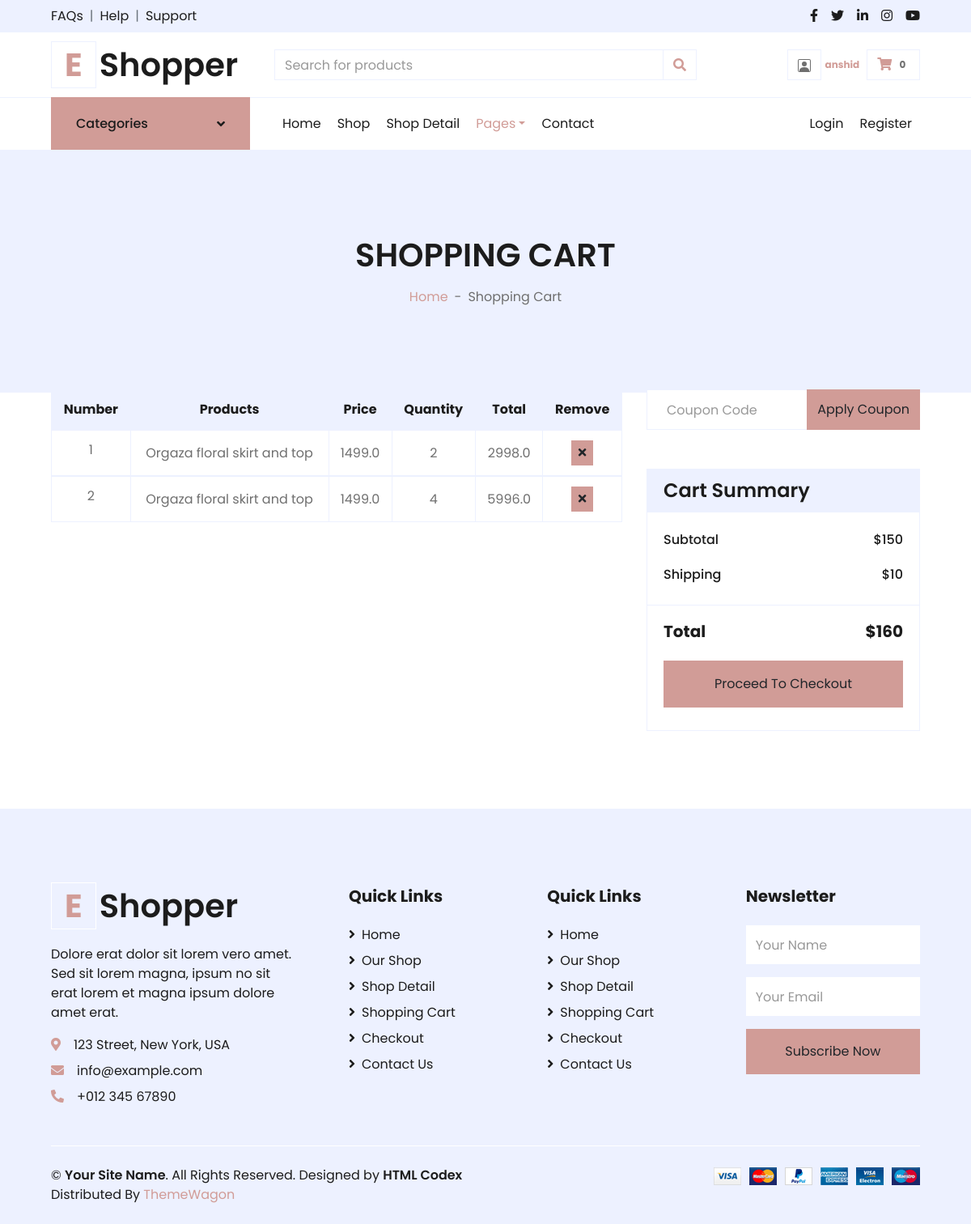
The page /cart_page (signed in) on the database its author committed.
### FrontendApp/models.py (models this page shows)
class cartdb(models.Model):
    user = models.ForeignKey(User,on_delete=models.CASCADE,null=True,blank=True)
    P_name = models.CharField(max_length=25, null=True, blank=True)
    P_image = models.ImageField(upload_to="cart_image",null=True,blank=True)
    Price = models.FloatField(null=True, blank=True,max_length=10)
    Total_price=models.FloatField(null=True,blank=True,max_length=10)
    Quantity = models.CharField(max_length=20, null=True, blank=True)

### FrontendApp/views.py (the view)
# urls.py: path('cart_page',views.cart_page,name="cart_page"),
def cart_page(request):
    data=CategoryDb.objects.all()
    cart_data=cartdb.objects.filter(user=request.user)
    context={
        'data':data,
        "cart_data":cart_data
    }
    return render(request, "cart_page.html",context)

### FrontendApp/templates/cart_page.html (shortened to what this page needs)
<!DOCTYPE html>
{% load static %}
<html lang="en">
<head>
    <link href="https://cdnjs.cloudflare.com/ajax/libs/font-awesome/5.10.0/css/all.min.css" rel="stylesheet">
    <link href="{% static 'frontend/lib/owlcarousel/assets/owl.carousel.min.css' %}" rel="stylesheet">
    <link href="{% static 'frontend/css/style.css' %}" rel="stylesheet">
</head>
<body>
    <div class="container-fluid">
        <div class="row bg-secondary py-2 px-xl-5">
            <div class="col-lg-6 d-none d-lg-block">
                <div class="d-inline-flex align-items-center">
                    <a class="text-dark" href="">FAQs</a>
                    <span class="text-muted px-2">|</span>
                    <a class="text-dark" href="">Help</a>
                    <span class="text-muted px-2">|</span>
                    <a class="text-dark" href="">Support</a>
                </div>
            </div>
            <div class="col-lg-6 text-center text-lg-right">
                <div class="d-inline-flex align-items-center">
                    <a class="text-dark px-2" href="">
                        <i class="fab fa-facebook-f"></i>
                    </a>
                    <a class="text-dark px-2" href="">
                        <i class="fab fa-twitter"></i>
                    </a>
                    <a class="text-dark px-2" href="">
                        <i class="fab fa-linkedin-in"></i>
                    </a>
                    <a class="text-dark px-2" href="">
                        <i class="fab fa-instagram"></i>
                    </a>
                    <a class="text-dark pl-2" href="">
                        <i class="fab fa-youtube"></i>
                    </a>
                </div>
            </div>
        </div>
        <div class="row align-items-center py-3 px-xl-5">
            <div class="col-lg-3 d-none d-lg-block">
                <a href="" class="text-decoration-none">
                    <h1 class="m-0 display-5 font-weight-semi-bold"><span class="text-primary font-weight-bold border px-3 mr-1">E</span>Shopper</h1>
                </a>
            </div>
            <div class="col-lg-6 col-6 text-left">
                <form action="">
                    <div class="input-group">
                        <input type="text" class="form-control" placeholder="Search for products">
                        <div class="input-group-append">
                            <span class="input-group-text bg-transparent text-primary">
                                <i class="fa fa-search"></i>
                            </span>
                        </div>
                    </div>
                </form>
            </div>
            <div class="col-lg-3 col-6 text-right">
                <a href="" class="btn border">
                    {% if request.user.username %}
                    <a href=""><span  class="badge">{{request.user.username}}</span></a>
                    {% else %}
                    <a href="{% url 'User_login' %}"><span  class="badge">Login</span></a>
                </a>{% endif %}
                <a href="{% url 'cart_page' %}" class="btn border">
                    <i class="fas fa-shopping-cart text-primary"></i>
                    <span class="badge">0</span>
                </a>
            </div>
        </div>
    </div>
    <div class="container-fluid">
        <div class="row border-top px-xl-5">
            <div class="col-lg-3 d-none d-lg-block">
                <a class="btn shadow-none d-flex align-items-center justify-content-between bg-primary text-white w-100" data-toggle="collapse" href="#navbar-vertical" style="height: 65px; margin-top: -1px; padding: 0 30px;">
                    <h6 class="m-0">Categories</h6>
                    <i class="fa fa-angle-down text-dark"></i>
                </a>
            </div>
            <div class="col-lg-9">
                <nav class="navbar navbar-expand-lg bg-light navbar-light py-3 py-lg-0 px-0">
                    <div class="collapse navbar-collapse justify-content-between" id="navbarCollapse">
                        <div class="navbar-nav mr-auto py-0">
                            <a href="{% url 'Home_page' %}" class="nav-item nav-link">Home</a>
                            <a href="shop.html" class="nav-item nav-link">Shop</a>
                            <a href="detail.html" class="nav-item nav-link">Shop Detail</a>
                            <div class="nav-item dropdown">
                                <a href="#" class="nav-link dropdown-toggle active" data-toggle="dropdown">Pages</a>
                            </div>
                            <a href="{% url 'Contact_us' %}" class="nav-item nav-link">Contact</a>
                        </div>
                        <div class="navbar-nav ml-auto py-0">
                            <a href="" class="nav-item nav-link">Login</a>
                            <a href="" class="nav-item nav-link">Register</a>
                        </div>
                    </div>
                </nav>
            </div>
        </div>
    </div>
    <div class="container-fluid bg-secondary mb-5">
        <div class="d-flex flex-column align-items-center justify-content-center" style="min-height: 300px">
            <h1 class="font-weight-semi-bold text-uppercase mb-3">Shopping Cart</h1>
            <div class="d-inline-flex">
                <p class="m-0"><a href="{% url 'Home_page' %}">Home</a></p>
                <p class="m-0 px-2">-</p>
                <p class="m-0">Shopping Cart</p>
            </div>
        </div>
    </div>
    <div class="container-fluid pt-5 myclass" >
        <div class="row px-xl-5 ">
            <div class="col-lg-8 table-responsive mb-5">
                <table class="table table-bordered text-center mb-0">
                    <thead class="bg-secondary text-dark">
                        <tr>
                            <th>Number</th>
                            <th>Products</th>
                            <th>Price</th>
                            <th>Quantity</th>
                            <th>Total</th>
                            <th>Remove</th>
                        </tr>
                    </thead>
                    <tbody class="align-middle">
                        {% for i in cart_data %}
                        <tr>
                            <td></td>
                            <td class="align-middle"><img src="{{i.P_image.url}}" alt="" style="width: 50px;">{{i.P_name}}</td>
                            <td class="align-middle">{{i.Price}}</td>
                            <td class="align-middle">
                               {{i.Quantity}}
                            </td>
                            <td class="align-middle">{{i.Total_price}}</td>
                            <td class="align-middle">
                                <form action="{% url 'cart_delete' dataid=i.id  %}">
                                <button class="btn btn-sm btn-primary"><i class="fa fa-times"></i></button></td>
                        </tr>
                    </tbody>{% endfor %}
                </table>
            </div>
            <div class="col-lg-4">
                <form class="mb-5" action="">
                    <div class="input-group">
                        <input type="text" class="form-control p-4" placeholder="Coupon Code">
                        <div class="input-group-append">
                            <button class="btn btn-primary">Apply Coupon</button>
                        </div>
                    </div>
                </form>
                <div class="card border-secondary mb-5">
                    <div class="card-header bg-secondary border-0">
                        <h4 class="font-weight-semi-bold m-0">Cart Summary</h4>
                    </div>
                    <div class="card-body">
                        <div class="d-flex justify-content-between mb-3 pt-1">
                            <h6 class="font-weight-medium">Subtotal</h6>
                            <h6 class="font-weight-medium">$150</h6>
                        </div>
                        <div class="d-flex justify-content-between">
                            <h6 class="font-weight-medium">Shipping</h6>
                            <h6 class="font-weight-medium">$10</h6>
                        </div>
                    </div>
                    <div class="card-footer border-secondary bg-transparent">
                        <div class="d-flex justify-content-between mt-2">
                            <h5 class="font-weight-bold">Total</h5>
                            <h5 class="font-weight-bold">$160</h5>
                        </div>
                        <button class="btn btn-block btn-primary my-3 py-3">Proceed To Checkout</button>
                    </div>
                </div>
            </div>
        </div>
    </div>
    <div class="container-fluid bg-secondary text-dark mt-5 pt-5">
        <div class="row px-xl-5 pt-5">
            <div class="col-lg-4 col-md-12 mb-5 pr-3 pr-xl-5">
                <a href="" class="text-decoration-none">
                    <h1 class="mb-4 display-5 font-weight-semi-bold"><span class="text-primary font-weight-bold border border-white px-3 mr-1">E</span>Shopper</h1>
                </a>
                <p>Dolore erat dolor sit lorem vero amet. Sed sit lorem magna, ipsum no sit erat lorem et magna ipsum dolore amet erat.</p>
                <p class="mb-2"><i class="fa fa-map-marker-alt text-primary mr-3"></i>123 Street, New York, USA</p>
                <p class="mb-2"><i class="fa fa-envelope text-primary mr-3"></i>info@example.com</p>
                <p class="mb-0"><i class="fa fa-phone-alt text-primary mr-3"></i>+012 345 67890</p>
            </div>
            <div class="col-lg-8 col-md-12">
                <div class="row">
                    <div class="col-md-4 mb-5">
                        <h5 class="font-weight-bold text-dark mb-4">Quick Links</h5>
                        <div class="d-flex flex-column justify-content-start">
                            <a class="text-dark mb-2" href="{% url 'Home_page' %}"><i class="fa fa-angle-right mr-2"></i>Home</a>
                            <a class="text-dark mb-2" href="shop.html"><i class="fa fa-angle-right mr-2"></i>Our Shop</a>
                            <a class="text-dark mb-2" href="detail.html"><i class="fa fa-angle-right mr-2"></i>Shop Detail</a>
                            <a class="text-dark mb-2" href="cart.html"><i class="fa fa-angle-right mr-2"></i>Shopping Cart</a>
                            <a class="text-dark mb-2" href="checkout.html"><i class="fa fa-angle-right mr-2"></i>Checkout</a>
                            <a class="text-dark" href="{% url 'Contact_us' %}"><i class="fa fa-angle-right mr-2"></i>Contact Us</a>
                        </div>
                    </div>
                    <div class="col-md-4 mb-5">
                        <h5 class="font-weight-bold text-dark mb-4">Quick Links</h5>
                        <div class="d-flex flex-column justify-content-start">
                            <a class="text-dark mb-2" href="index.html"><i class="fa fa-angle-right mr-2"></i>Home</a>
                            <a class="text-dark mb-2" href="shop.html"><i class="fa fa-angle-right mr-2"></i>Our Shop</a>
                            <a class="text-dark mb-2" href="detail.html"><i class="fa fa-angle-right mr-2"></i>Shop Detail</a>
                            <a class="text-dark mb-2" href="cart.html"><i class="fa fa-angle-right mr-2"></i>Shopping Cart</a>
                            <a class="text-dark mb-2" href="checkout.html"><i class="fa fa-angle-right mr-2"></i>Checkout</a>
                            <a class="text-dark" href="{% url 'Contact_us' %}"><i class="fa fa-angle-right mr-2"></i>Contact Us</a>
                        </div>
                    </div>
                    <div class="col-md-4 mb-5">
                        <h5 class="font-weight-bold text-dark mb-4">Newsletter</h5>
                        <form action="">
                            <div class="form-group">
                                <input type="text" class="form-control border-0 py-4" placeholder="Your Name" required="required" />
                            </div>
                            <div class="form-group">
                                <input type="email" class="form-control border-0 py-4" placeholder="Your Email"
                                    required="required" />
                            </div>
                            <div>
                                <button class="btn btn-primary btn-block border-0 py-3" type="submit">Subscribe Now</button>
                            </div>
                        </form>
                    </div>
                </div>
            </div>
        </div>
        <div class="row border-top border-light mx-xl-5 py-4">
            <div class="col-md-6 px-xl-0">
                <p class="mb-md-0 text-center text-md-left text-dark">
                    &copy; <a class="text-dark font-weight-semi-bold" href="#">Your Site Name</a>. All Rights Reserved. Designed
                    by
                    <a class="text-dark font-weight-semi-bold" href="https://htmlcodex.com">HTML Codex</a><br>
                    Distributed By <a href="https://themewagon.com" target="_blank">ThemeWagon</a>
                </p>
            </div>
            <div class="col-md-6 px-xl-0 text-center text-md-right">
                <img class="img-fluid" src="{% static 'frontend/img/payments.png' %}" alt="">
            </div>
        </div>
    </div>
</body>
</html>

### FrontendApp/templates/cart_page.html (style rules this page uses)
.myclass { margin-top: -100px; }
body { counter-reset: Serial; }
tr td:first-child::before { counter-increment: Serial; content: counter(Serial); }

### rows shown on the page
cartdb: P_name "Orgaza floral skirt and top", Price "1499.0", Quantity "2", Total_price "2998.0"
cartdb: P_name "Orgaza floral skirt and top", Price "1499.0", Quantity "4", Total_price "5996.0"

### other values the page prints
{{ request.user.username }} "anshid"
